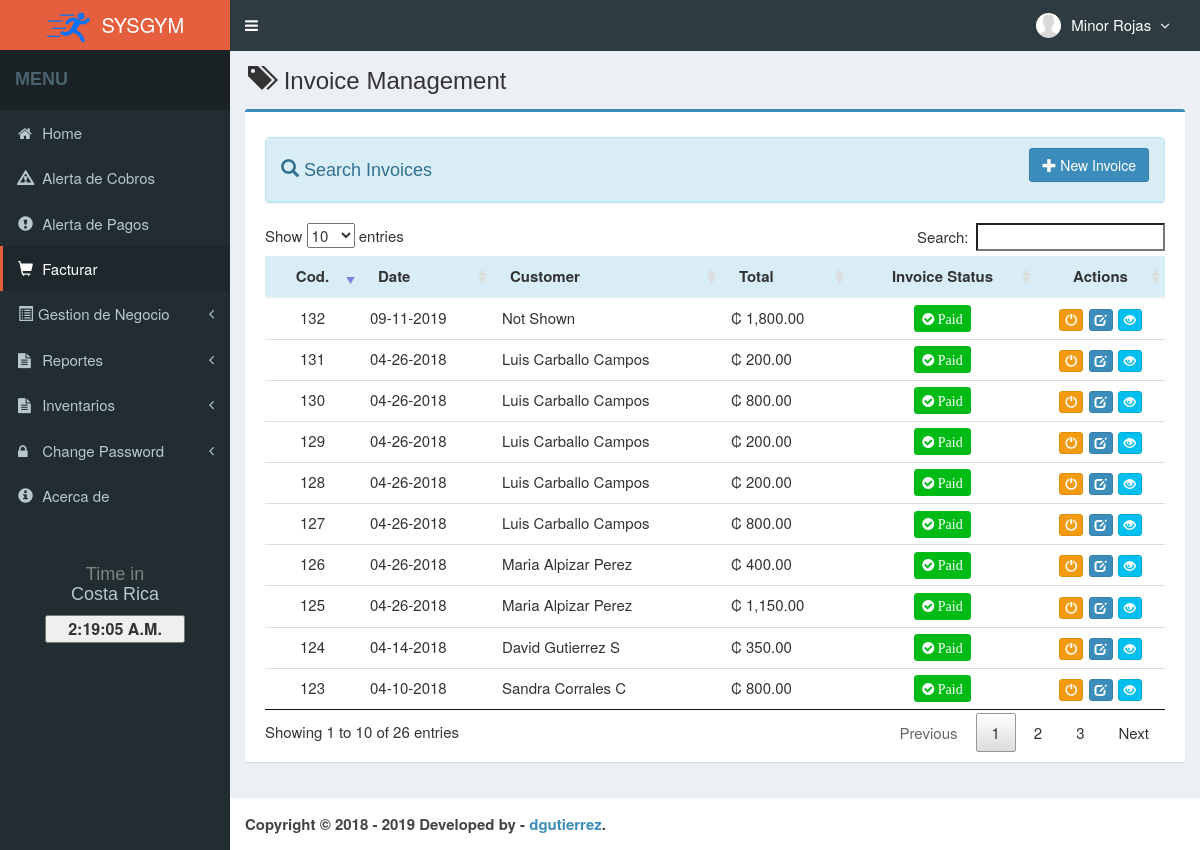
Screenshot of /main.php?module=invoice (signed in) with the database file from the repository.
### tables this page shows
CREATE TABLE `usuario` (
  `IDUsuario` int(11) NOT NULL,
  `NombreUsuario` varchar(30) NOT NULL,
  `Contrasenia` varchar(60) NOT NULL,
  `Cedula` varchar(15) NOT NULL,
  `NombreCompleto` varchar(50) NOT NULL,
  `Correo` varchar(50) NOT NULL,
  `Telefono` varchar(20) NOT NULL,
  `Direccion` text NOT NULL,
  `Foto` varchar(100) DEFAULT NULL,
  `Role` varchar(15) NOT NULL,
  `Estado` enum('Enabled','Disabled') NOT NULL DEFAULT 'Enabled',
  `created_at` timestamp NOT NULL DEFAULT CURRENT_TIMESTAMP,
  `updated_at` timestamp NOT NULL DEFAULT CURRENT_TIMESTAMP ON UPDATE CURRENT_TIMESTAMP
);

CREATE TABLE `factura` (
  `IDFactura` int(11) NOT NULL,
  `FechaFactura` datetime NOT NULL,
  `IDCliente` int(11) DEFAULT NULL,
  `Condicion` varchar(20) NOT NULL,
  `TotalVenta` decimal(8,1) NOT NULL,
  `EstadoFactura` varchar(20) NOT NULL,
  `Tipo` varchar(30) NOT NULL,
  `Estado` enum('Enabled','Disabled') NOT NULL DEFAULT 'Enabled',
  `created_user` int(11) NOT NULL,
  `created_at` timestamp NOT NULL DEFAULT CURRENT_TIMESTAMP,
  `updated_user` int(11) NOT NULL,
  `updated_at` timestamp NOT NULL DEFAULT CURRENT_TIMESTAMP ON UPDATE CURRENT_TIMESTAMP
);

CREATE TABLE `cliente` (
  `IDCliente` int(11) NOT NULL,
  `Cedula` varchar(15) NOT NULL,
  `NombreCompleto` varchar(50) NOT NULL,
  `Correo` varchar(50) NOT NULL,
  `Direccion` varchar(100) NOT NULL,
  `FechaNacimiento` date NOT NULL,
  `Sexo` varchar(20) NOT NULL,
  `Telefono1` varchar(20) DEFAULT NULL,
  `Telefono2` varchar(20) DEFAULT NULL,
  `Nacionalidad` varchar(30) NOT NULL,
  `Facebook` varchar(30) DEFAULT NULL,
  `Twitter` varchar(30) DEFAULT NULL,
  `Estado` enum('Enabled','Disabled') NOT NULL DEFAULT 'Enabled',
  `created_user` int(11) NOT NULL,
  `created_at` timestamp NOT NULL DEFAULT CURRENT_TIMESTAMP,
  `updated_user` int(11) NOT NULL,
  `updated_at` timestamp NOT NULL DEFAULT CURRENT_TIMESTAMP ON UPDATE CURRENT_TIMESTAMP
);

### Module/invoice/view.php (the view, shortened to what this page needs)
<section class="content-header">
  <h1>
    <i class="glyphicon glyphicon-tags icon-title"></i> Invoice Management
  </h1>
</section>
<section class="content">
  <div class="row">
    <div class="col-md-12">
      <?php
      if ($_SESSION['Role'] == 'Admin') { ?>
      <div class="box box-primary">
        <div class="box-body">
          <div class="panel panel-info">
            <div class="panel-heading">
              <div class="btn-group pull-right">
                <a  href="?module=form_new&form=add" class="btn btn-primary"><span class="glyphicon glyphicon-plus" ></span> New Invoice</a>
              </div>
              <h4><i class='glyphicon glyphicon-search'></i> Search Invoices</h4>
            </div>
          </div>
          <div class="table-responsive">
          <table id="dataTables2" class="table row-border table-hover">
            <thead>
              <tr class="info">
                <th class="center">Cod.</th>
                <th>Date</th>
                <th>Customer</th>
                <th>Total</th>
                <th class="center">Invoice Status</th>
                <th class="center">Actions</th>
              </tr>
            </thead>
            <tbody>
            <?php
            $no = 1;
            $query = mysqli_query($mysqli, "SELECT factura.IDFactura,factura.FechaFactura,
              factura.IDCliente AS invoiceCustomerID,factura.Condicion,factura.TotalVenta,
              factura.EstadoFactura,factura.updated_at,factura.Estado,
              cliente.IDCliente AS customerID,
              cliente.NombreCompleto AS customerName FROM factura,cliente
              WHERE factura.IDCliente=cliente.IDCliente")
              or die('error: '.mysqli_error($mysqli));
            while ($data = mysqli_fetch_assoc($query)) {
              $total_invoice = number_format($data['TotalVenta'],2);
              $date_format_aux = date_create($data['FechaFactura']);
              $date_format_aux = date_format($date_format_aux,'m-d-Y');
              echo "<tr width='20'>
                      <td class='center'>$data[IDFactura]</td>
                      <td>$date_format_aux</td>";?>
                      <?php
                        if ($data['invoiceCustomerID'] == 0000) { ?>
                          <td>Not shown</td>
                      <?php } else { ?>
                          <td><?php echo $data['customerName']; ?></td>
                      <?php } ?>
                      <td><?php echo "₡ ".$total_invoice; ?></td>
                      <?php
                      if($data['EstadoFactura'] == "Paid"){
                        $invoice_status_aux = "Paid";
                        ?>
                        <td class="center"><span class="label" style="font-size: 14px;font-weight: bold;background-color: #00BA16;"><i class='icon fa fa-check-circle'> <?php echo $invoice_status_aux; ?></i></span></td>
                        <?php
                        }else{
                          $invoice_status_aux = "Pending";
                          ?>
                          <td class="center"><span class="label" style="font-size: 14px;font-weight: bold;background-color: #F79933;"><i class='icon fa fa-times-circle'> <?php echo $invoice_status_aux; ?></i></span></td>
                       <?php }
                        ?>
                      <td class="center">
                        <div>
                        <?php
                              if ($data['Estado']=='Enabled') { ?>
                                <a data-toggle="tooltip" data-placement="top" title="Disable" style="margin-right:1px" class="btn btn-warning btn-xs" href="Module/invoice/proses.php?act=off&id=<?php echo $data['IDFactura'];?>">
                                    <i style="color:#fff" class="glyphicon glyphicon-off"></i>
                                </a>
                        <?php }
                              else { ?>
                                <a data-toggle="tooltip" data-placement="top" title="Enable" style="margin-right:1px" class="btn btn-success btn-xs" href="Module/invoice/proses.php?act=on&id=<?php echo $data['IDFactura'];?>">
                                    <i style="color:#fff" class="glyphicon glyphicon-ok"></i>
                                </a>
                        <?php } ?>
                      <?php
                        echo "<a data-toggle='tooltip' data-placement='top' title='Modify' style='margin-right:1px' class='btn btn-primary btn-xs' href='?module=edit_invoice&id=$data[IDFactura]'>
                                <i style='color:#fff' class='glyphicon glyphicon-edit'></i>
                            </a>
                            <a data-toggle='tooltip' data-placement='top' title='Detail'  class='btn btn-info btn-xs' href='?module=viewDetail&file&id=$data[IDFactura]'>
                                <i style='color:#fff' class='glyphicon glyphicon-eye-open'></i>
                            </a>
                        </div>
                      </td>
                    </tr>";
              $no++; } ?>
            </tbody>
          </table>
          </div>
        </div>
      </div>
      <?php
      }
      ?>
    </div>
  </div>
</section>

### top-menu.php (shortened to what this page needs)
<?php
require_once "Config/database.php";
  $query = mysqli_query($mysqli, "SELECT IDUsuario, NombreUsuario, Foto, Role,NombreCompleto FROM usuario
  WHERE IDUsuario='$_SESSION[IDUsuario]'");
  $data = mysqli_fetch_assoc($query);
?>
<li class="dropdown user user-menu">
  <a href="#" class="dropdown-toggle" data-toggle="dropdown">
  <?php
  if ($data['Foto']=="") { ?>
    <img src="Content/images/user/user-default.png" class="user-image" alt="User Image"/>
  <?php
  }
  else { ?>
    <img src="Content/images/user/<?php echo $data['Foto']; ?>" class="user-image" alt="User Image"/>
  <?php
  }
  ?>
    <span class="hidden-xs"><?php echo $data['NombreCompleto']; ?> <i style="margin-left:5px" class="fa fa-angle-down"></i></span>
  </a>
</li>

### rows the page displays
usuario: NombreCompleto "Minor Rojas"
factura: IDFactura "123", FechaFactura "04-10-2018", IDCliente.NombreCompleto "Sandra Corrales C", TotalVenta "800.00", EstadoFactura "Paid"
factura: IDFactura "124", FechaFactura "04-14-2018", IDCliente.NombreCompleto "David Gutierrez S", TotalVenta "350.00", EstadoFactura "Paid"
factura: IDFactura "125", FechaFactura "04-26-2018", IDCliente.NombreCompleto "Maria Alpizar Perez", TotalVenta "1,150.00", EstadoFactura "Paid"
factura: IDFactura "126", FechaFactura "04-26-2018", IDCliente.NombreCompleto "Maria Alpizar Perez", TotalVenta "400.00", EstadoFactura "Paid"
factura: IDFactura "127", FechaFactura "04-26-2018", IDCliente.NombreCompleto "Luis Carballo Campos", TotalVenta "800.00", EstadoFactura "Paid"
factura: IDFactura "128", FechaFactura "04-26-2018", IDCliente.NombreCompleto "Luis Carballo Campos", TotalVenta "200.00", EstadoFactura "Paid"
factura: IDFactura "129", FechaFactura "04-26-2018", IDCliente.NombreCompleto "Luis Carballo Campos", TotalVenta "200.00", EstadoFactura "Paid"
factura: IDFactura "130", FechaFactura "04-26-2018", IDCliente.NombreCompleto "Luis Carballo Campos", TotalVenta "800.00", EstadoFactura "Paid"
factura: IDFactura "131", FechaFactura "04-26-2018", IDCliente.NombreCompleto "Luis Carballo Campos", TotalVenta "200.00", EstadoFactura "Paid"
factura: IDFactura "132", FechaFactura "09-11-2019", IDCliente.NombreCompleto "Not Shown", TotalVenta "1,800.00", EstadoFactura "Paid"
